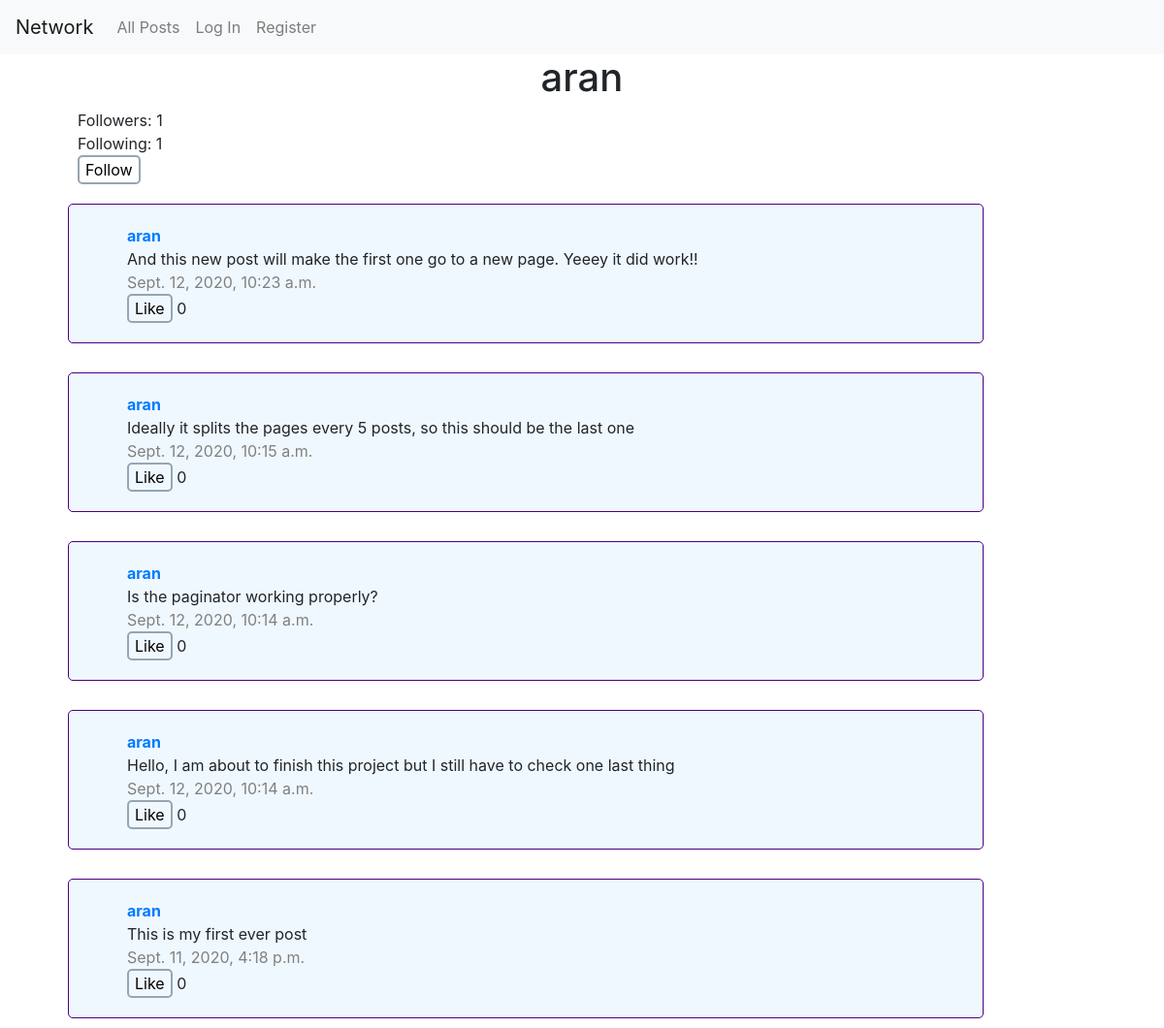
The page /profile/aran on the database its author committed.
### network/models.py (models this page shows, shortened)
class Post(models.Model):
    author = models.CharField(max_length=60)
    text = models.CharField(max_length=280)
    timestamp = models.DateTimeField(auto_now_add=True)
    like = models.IntegerField()

### network/views.py (the view)
# urls.py: path("profile/<str:username>", views.profile, name="profile"),
def profile(request, username):
    try:
        user_profile = User.objects.get(username=username)
        user_following = user_profile.following.count()
        user_followers = user_profile.followers.count()
        if user_profile.followers.filter(username=request.user).exists():
            bool_follow = "Unfollow"
        else:
            bool_follow = "Follow"
        post_list = Post.objects.filter(author=username).order_by('-timestamp')
        paginator = Paginator(post_list, 5)
        page_number = request.GET.get('page')
        page = paginator.get_page(page_number)
        return render(request, "network/profile.html", {
            "username": username,
            "page": page,
            "user_followers": user_followers,
            "user_following": user_following,
            "bool_follow": bool_follow
        })
    except User.DoesNotExist:
        return render(request, "network/error.html", {"error": "This user does not yet exist"})

### network/templates/network/profile.html (shortened to what this page needs)
{% extends "network/layout.html" %}
{% block body %}
    <h1 id="user_profile">{{ username }}</h1>
	<div class="follow_class">
		<div><span>Followers: </span><span id="followers">{{ user_followers }}</span></div>
		<div><span>Following: </span><span id="following">{{ user_following }}</span></div>
		{% if username != user.username %}
		<button id="follow_button">{{bool_follow}}</button>
		{% endif %}
	</div>
    <div id="feed">
        {% for post in page %}
        <div style="padding: 10px;">
				<div class="container post_box">
				    <a href="{% url 'profile' username=post.author %}"><strong>{{ post.author }}</strong></a><br>
				    <span id="content{{post.id}}">{{ post.text }}</span>
                    {% if user.username == post.author %}
						    <form id="edit_form{{post.id}}" action="javascript:void(0);" onsubmit="edit_text('{{post.id}}')">
								{% csrf_token %}
								<textarea id="edit_area{{post.id}}" style="display: none;"></textarea>
								<input id="edit_button{{post.id}}" type="submit" value="Edit">
				    			<input id="save_button{{post.id}}" type="hidden" value="Save">
							</form>
				    {% else %}
				    	<br>
				    {% endif %}
				    <span class="time">{{ post.timestamp }}</span><br>
					<button id="like_button{{post.id}}" onclick="like_function('{{post.id}}')">Like</button>
					<span id="likes{{post.id}}" > {{ post.like }} </span>
				</div>
			</div>
        {% endfor %}
    </div>
{% endblock %}

### network/static/network/styles.css (style rules this page uses)
.post_box { width: 80%; padding: 20px; padding-left: 60px; border: 1px solid indigo; margin-left: 60px; margin-top: 10px; background-color:aliceblue; border-radius: 5px; }
button { width: auto; background-color: transparent; border: 2px solid #96a5b2; border-radius: 5px; }
.time { color: gray; }
h1 { text-align:center; }
.follow_class { margin-left: 80px; }

### rows shown on the page
Post: author "aran", text "And this new post will make the first one go to a new page. Yeeey it did work!!", timestamp "Sept. 12, 2020, 10:23 a.m.", like "0"
Post: author "aran", text "Ideally it splits the pages every 5 posts, so this should be the last one", timestamp "Sept. 12, 2020, 10:15 a.m.", like "0"
Post: author "aran", text "Is the paginator working properly?", timestamp "Sept. 12, 2020, 10:14 a.m.", like "0"
Post: author "aran", text "Hello, I am about to finish this project but I still have to check one last thing", timestamp "Sept. 12, 2020, 10:14 a.m.", like "0"
Post: author "aran", text "This is my first ever post", timestamp "Sept. 11, 2020, 4:18 p.m.", like "0"

### other values the page prints
{{ username }} "aran"
{{ user_followers }} "1"
{{ user_following }} "1"
{{ bool_follow }} "Follow"
